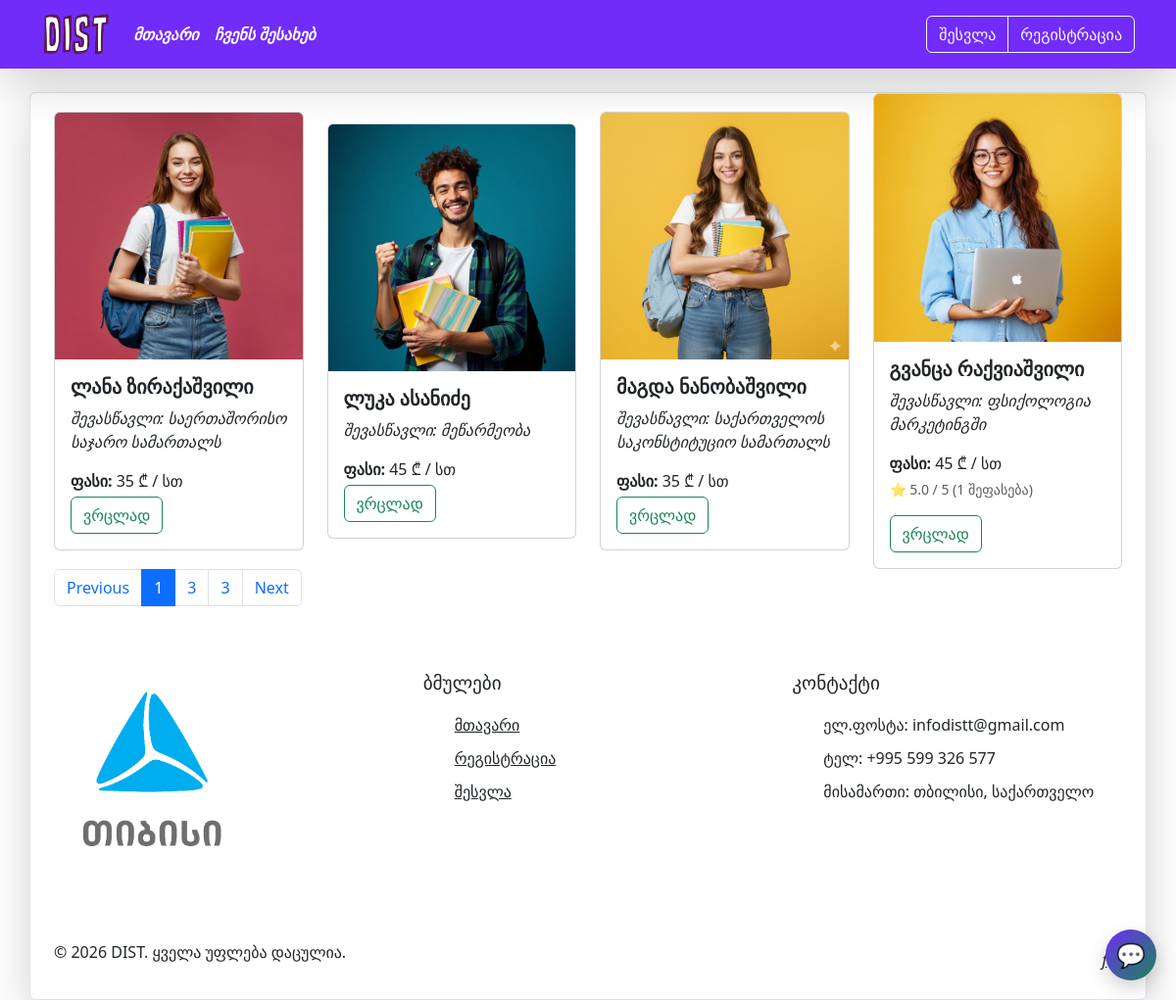
The app's page /tutors with its own data.
### models.py (models this page shows)
class Mentor(db.Model):
    __tablename__ = 'mentors'
    id = db.Column(db.Integer(), primary_key=True)
    name = db.Column(db.String(), nullable=False)
    subject = db.Column(db.String(), nullable=False)
    price = db.Column(db.Integer(), nullable=True)
    image = db.Column(db.String(), default='default_.jpg')
    text = db.Column(db.String(), nullable=False )
    ratings = db.relationship("Rating", backref="mentor", lazy="dynamic")

### routes.py (the view)
@app.route('/tutors')
def tutors():
     mentors = Mentor.query.all()
     mentor_ratings = {}
     for mentor in mentors:
         ratings = mentor.ratings.all() if hasattr(mentor, 'ratings') else []
         count = len(ratings)
         if count:
             avg = round(sum(r.stars for r in ratings) / count, 1)
         else:
             avg = None
         mentor_ratings[mentor.id] = {"avg": avg, "count": count}
     return render_template('tutors.html', mentors=mentors, mentor_ratings=mentor_ratings)

### templates/tutors.html (shortened to what this page needs)
{% extends "base.html"%}
{% block container %}
<div class="container-md">
    <div class="row row-cols-lg-4 row-cols-md-2 row-cols-sm-1 g-4" style="align-items: center;">
        {% for mentors in mentors %}
        <div class="col">
            <div class="card" style="width: auto;">
                <img src="/static/images/{{ mentors['image'] }}" class="card-img-top" alt="...">
                <div class="card-body">
                    <h5 class="card-title"><strong>{{ mentors['name'] }}</strong> </h5>
                    <p class="card-text"><i> შევასწავლი: {{ mentors['subject'] }}</i></p>
                    {% if mentors.price %}
                    <p class="card-text mb-1"><strong>ფასი:</strong> {{ mentors.price }} ₾ / სთ</p>
                    {% endif %}
                    {% set rating = mentor_ratings.get(mentors.id) %}
                    {% if rating and rating.avg %}
                    <p class="card-text small text-muted">
                        ⭐ {{ rating.avg }} / 5 ({{ rating.count }} შეფასება)
                    </p>
                    {% endif %}
                    <a href="/detailed/{{ mentors['id'] }}" class="btn btn-outline-success">ვრცლად</a>
                </div>
            </div>
        </div>
        {% endfor %}
    </div>
    <div class="qveda-nav" style="align-self: center;">
    <nav aria-label="..." >
  <ul class="pagination">
    <li class="page-item"><a href="#" class="page-link">Previous</a></li>
    <li class="page-item active">
      <a class="page-link" href="tutors.html" aria-current="page">1</a>
    </li>
    <li class="page-item"><a class="page-link" href="#">3</a></li>
    <li class="page-item"><a class="page-link" href="#">3</a></li>
    <li class="page-item"><a class="page-link" href="#">Next</a></li>
  </ul>
</nav>
</div>
</div>
{% endblock %}

### templates/base.html (shortened to what this page needs)
<!doctype html>
<html lang="en">
<head>
    <link href="https://cdn.jsdelivr.net/npm/bootstrap@5.3.8/dist/css/bootstrap.min.css" rel="stylesheet"
>
    <link rel="stylesheet" href="../static/style.css">
</head>
<body>
<header>
   {% include 'navbar.html' %}
</header>
<div class="container-md bg-white mt-4 border rounded shadow-lg">
    {% block container %}
    {% endblock %}
    <div id="chatbot-container">
        <button id="chatbot-toggle" class="chatbot-button" type="button" aria-label="Chat with DIST bot">
            💬
        </button>
    </div>
    <footer class="footer">
        <div class="container">
            <div class="footer-content">
                <div class="footer-brand">
                    <div class="logo">
                          <a href="https://tbcbank.ge/ka/tbc-education" data-i18n="TBC"><img src="../static/images/tbc-logo.png" href="https://tbcbank.ge/ka/tbc-education" width="200px" alt="DroPay Logo" class="logo-image"></a>
                    </div>
                </div>
                <div class="footer-links">
                    <h3 data-i18n="links">ბმულები</h3>
                    <ul>
                        <li><a href="/" data-i18n="home">მთავარი</a></li>
                        <li><a href="/register" data-i18n="request">რეგისტრაცია</a></li>
                        <li><a href="/login" data-i18n="contact">შესვლა</a></li>
                    </ul>
                </div>
                <div class="footer-contact" id="contact">
                    <h3 data-i18n="contactTitle">კონტაქტი</h3>
                    <ul>
                        <li>ელ.ფოსტა: infodistt@gmail.com</li>
                        <li>ტელ: +995 599 326 577</li>
                        <li data-i18n="address">მისამართი: თბილისი, საქართველო</li>
                    </ul>
                </div>
            </div>
            <div class="footer-bottom">
                <p>&copy; 2026 DIST. <span data-i18n="copyright">ყველა უფლება დაცულია.</span></p>
                <div class="social-links">
                    <a href="https://www.facebook.com/profile.php?id=61575906249858" aria-label="Facebook"><i>f</i></a>
                </div>
            </div>
        </div>
    </footer>
</body>
</html>

### templates/navbar.html (shortened to what this page needs)
<nav class="navbar navbar-expand-lg bg-alta shadow-lg">
        <div class="container-md">
            <a class="navbar-brand" style="color: white;" href="/"><img src="../static/images/logo.png" width="70px"></a>
            <div class="collapse navbar-collapse" id="navbarSupportedContent">
                <ul class="navbar-nav me-auto mb-2 mb-lg-0">
                    <li class="nav-item">
                        <a class="nav-link " style="color: white;" aria-current="page" href="/"><i><b> მთავარი</b></i></a>
                    </li>
                    <li class="nav-item">
                        <a class="nav-link" style="color: white;" href="/about"><i><b>ჩვენს შესახებ</b></i></a>
                    </li>
                </ul>
                <div class="d-flex align-items-center">
                    {% if current_user.is_authenticated %}
                    <div class="dropdown">
                        <a class="d-flex align-items-center text-decoration-none text-white dropdown-toggle user-dropdown-toggle" href="#" role="button" id="userDropdown" data-bs-toggle="dropdown" aria-expanded="false">
                            <img src="/static/images/{{ current_user.profile_img }}" alt="{{ current_user.name }}" class="rounded-circle me-2 user-avatar" style="width: 40px; height: 40px; object-fit: cover;">
                            <span class="d-none d-sm-inline">{{ current_user.name }}</span>
                        </a>
                        <ul class="dropdown-menu dropdown-menu-end user-dropdown-menu" aria-labelledby="userDropdown">
                            <li><a class="dropdown-item" href="/account">პროფილი</a></li>
                            <li><hr class="dropdown-divider"></li>
                            <li><a class="dropdown-item" href="/logout">გამოსვლა</a></li>
                        </ul>
                    </div>
                    {% else %}
                    <div class="btn-group">
                        <a class="btn btn-outline-light" href="/login">შესვლა</a>
                        <a class="btn btn-outline-light" href="/register">რეგისტრაცია</a>
                    </div>
                    {% endif %}
                </div>
            </div>
        </div>
    </nav>

### static/style.css (style rules this page uses)
.bg-alta { background-color: #712cf9; }
.footer { background-color: var(--card-bg); padding: 50px 0 20px; color: var(--text-light); }
.footer-content { display: grid; grid-template-columns: repeat(auto-fit, minmax(250px, 1fr)); gap: 40px; margin-bottom: 40px; }
.footer-brand .logo { margin-bottom: 15px; }
.footer-links h3, .footer-contact h3 { color: var(--text-color); margin-bottom: 20px; font-size: 1.2rem; }
.footer-links ul, .footer-contact ul { list-style: none; }
.footer-links li, .footer-contact li { margin-bottom: 10px; }
.footer-links a { color: var(--text-light); }
.footer-bottom { display: flex; justify-content: space-between; align-items: center; padding-top: 20px; border-top: 1px solid var(--border-color); }
.social-links { display: flex; gap: 15px; }
.social-links a { color: var(--text-light); width: 36px; height: 36px; border-radius: 50%; background-color: var(--bg-color); display: flex; align-items: center; justify-content: center; transition: var(--transition); }
#chatbot-container { position: fixed; bottom: 20px; right: 20px; z-index: 1050; }
.chatbot-button { width: 52px; height: 52px; border-radius: 50%; border: none; background: linear-gradient(135deg, #712cf9, #198754); color: #fff; display: flex; align-items: center; justify-content: center; font-size: 1.5rem; box-shadow: 0 8px 20px rgba(0, 0, 0, 0.18); cursor: pointer; }

### records on screen
Mentor: image (picture), name "ლანა ზირაქაშვილი", subject "საერთაშორისო საჯარო სამართალს", price "35"
Mentor: image (picture), name "ლუკა ასანიძე", subject "მეწარმეობა", price "45"
Mentor: image (picture), name "მაგდა ნანობაშვილი", subject "საქართველოს საკონსტიტუციო სამართალს", price "35"
Mentor: image (picture), name "გვანცა რაქვიაშვილი", subject "ფსიქოლოგია მარკეტინგში", price "45", avg "5.0", count "1"
